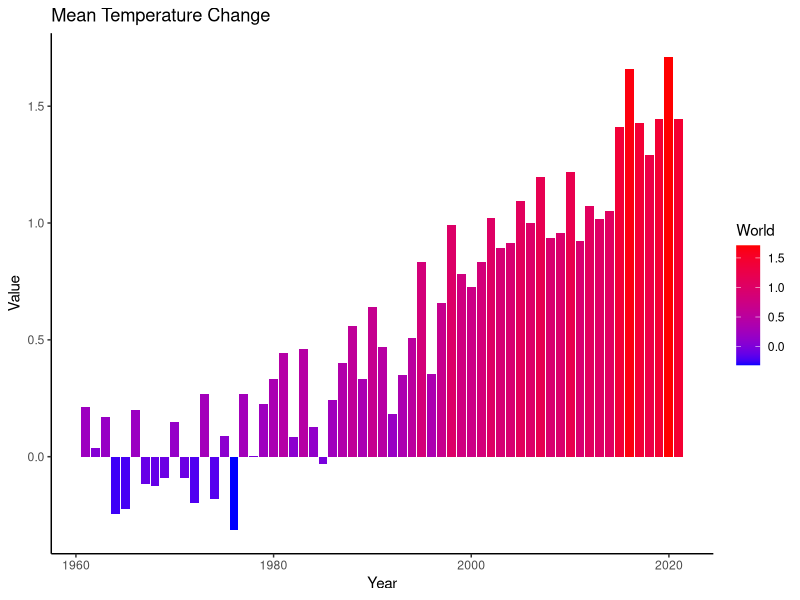
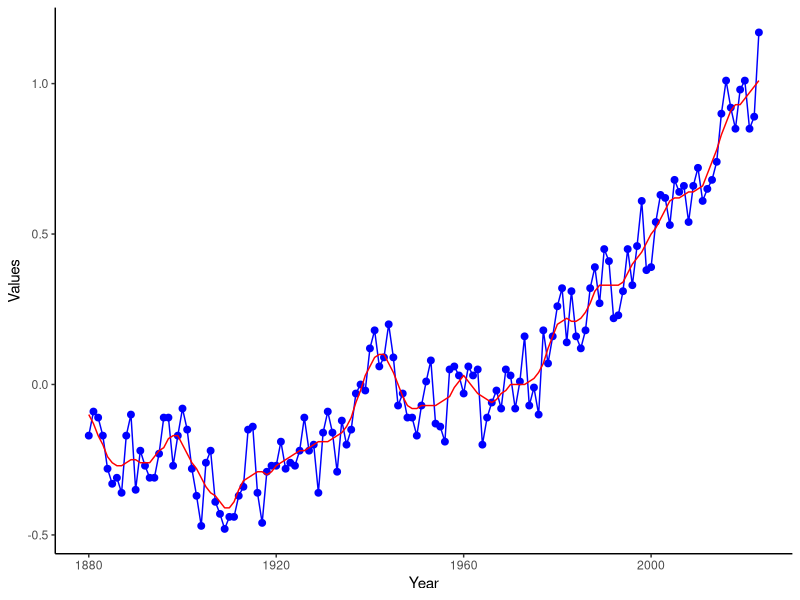

Recreate these plots in R, in order.
## ---- chunk 1
library(tidyverse)
## ---- chunk 2
temps <- read_csv('../ShinyClimate/data/temperature.csv')
## ---- chunk 3
temps |>
ggplot(aes(x = Year, y = World, fill = World)) +
  geom_bar(stat = "identity") +
  scale_fill_gradient(low = "blue", high = "red") +  # Adjust the color scale
  labs(x = "Year", y = "Value", title = "Mean Temperature Change") +
  theme_classic()
## ---- chunk 4
anomalies <- read_csv('../ShinyClimate/data/LandOceanTemperatureIndex.csv')
anomalies |> ggplot(aes(x = Year)) +
  geom_line(aes(y = No_smoothing), color = "blue", linetype = "solid") +
  geom_point(aes(y = No_smoothing), color = "blue", size = 2) +
  geom_line(aes(y = Lowess), color = "red", linetype = "solid") +
  labs(x = "Year", y = "Values") +
  theme_classic()
